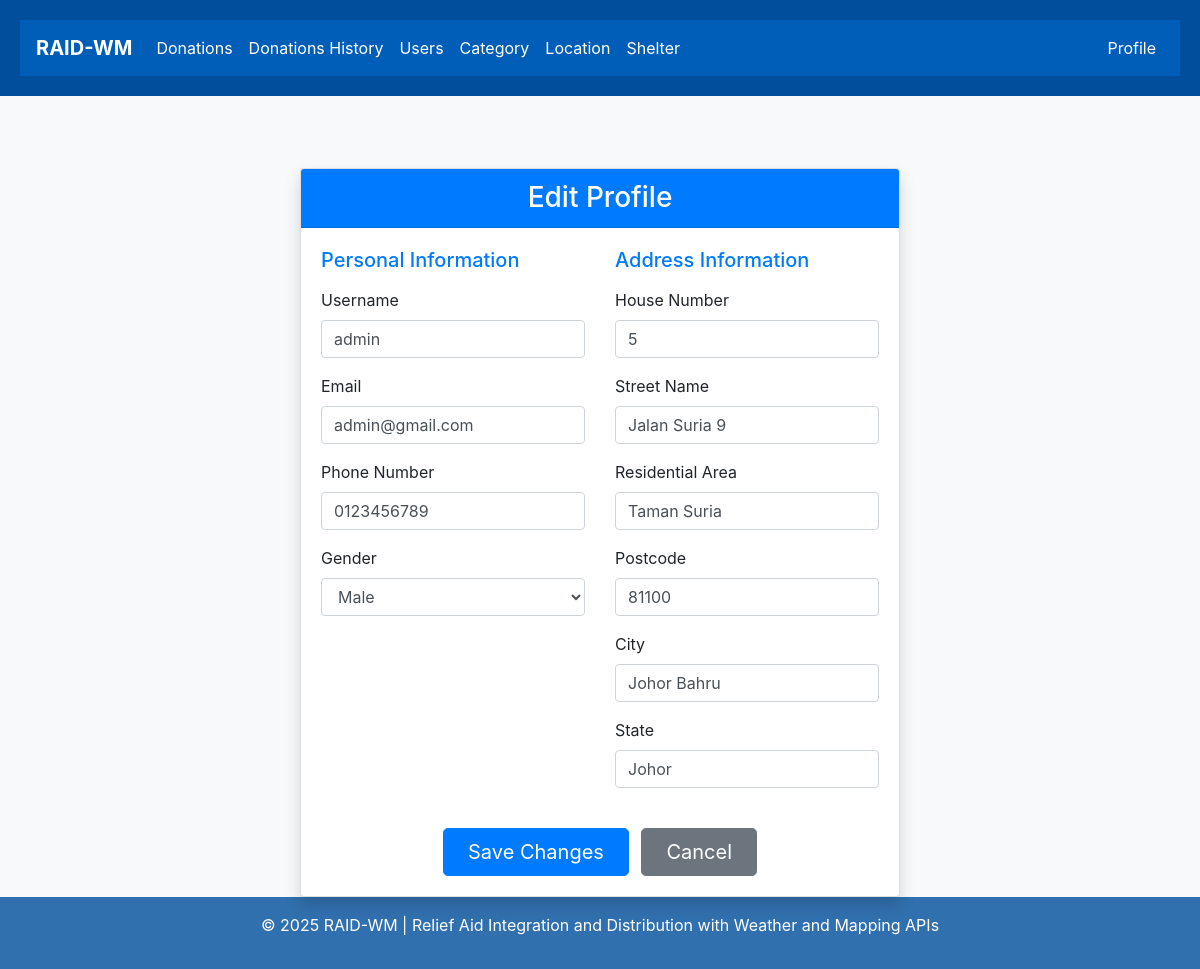
The page /profile/edit/ (signed in) on the database as committed earlier.
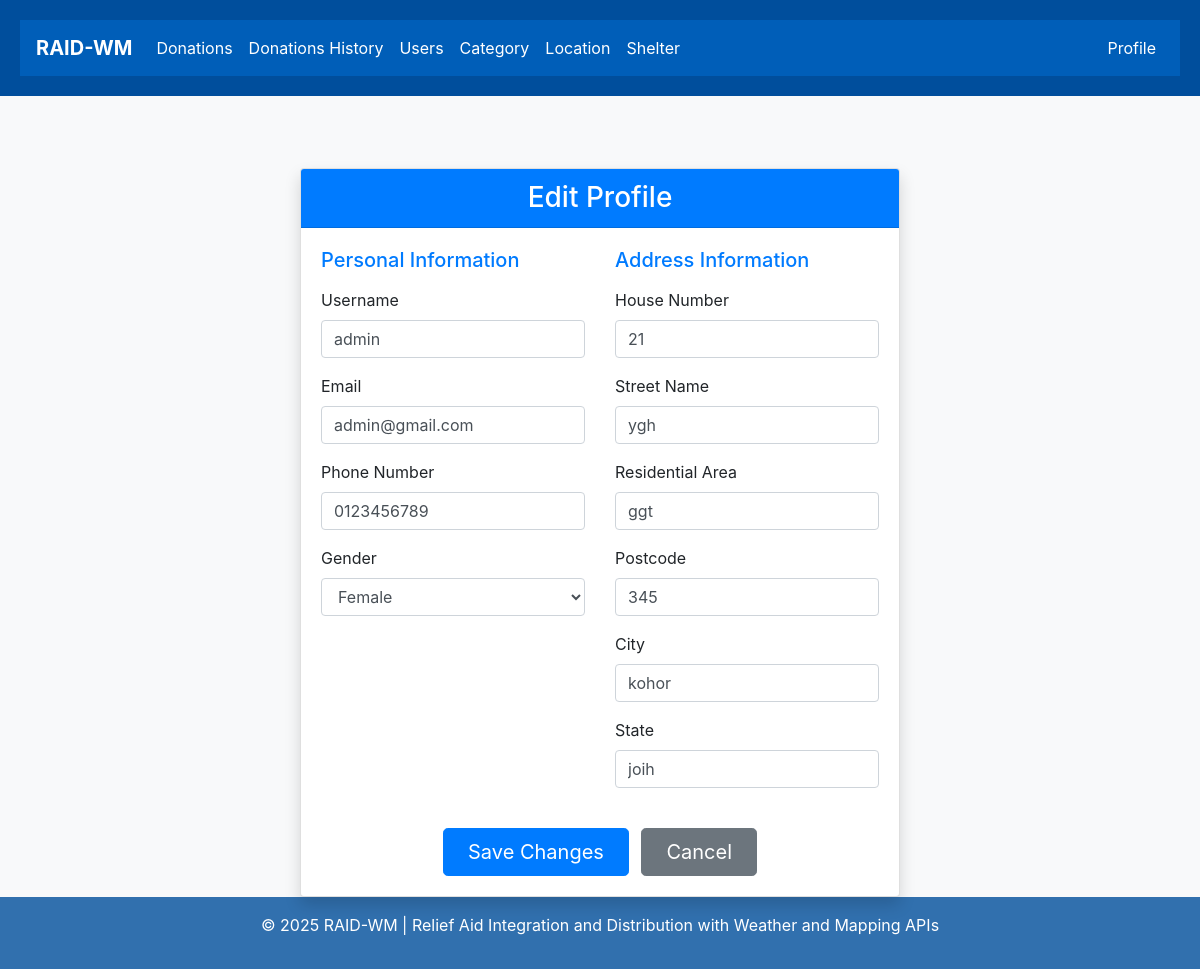
The same page on the database as committed later.
### members/models.py (models this page shows, shortened)
class CustomUser(AbstractUser):
    house_number = models.CharField(max_length=20, blank=True, null=True)
    street_name = models.CharField(max_length=100, blank=True, null=True)
    residential_area = models.CharField(max_length=100, blank=True, null=True)
    postcode = models.CharField(max_length=10, blank=True, null=True)
    city = models.CharField(max_length=100, blank=True, null=True)
    state = models.CharField(max_length=100, blank=True, null=True)
    phone_number = models.CharField(max_length=20, blank=True)
    gender = models.CharField(max_length=10, choices=[('M', 'Male'), ('F', 'Female')], blank=True)
    is_employee = models.BooleanField(default=False)
    email = models.EmailField(unique=True)

### members/views.py (the view)
# urls.py: path('profile/edit/', views.edit_profile_view, name='edit_profile'),
@login_required
def edit_profile_view(request):
    if request.method == 'POST':
        form = UserEditForm(request.POST, request.FILES, instance=request.user)
        if form.is_valid():
            form.save()
            return redirect('profile')
    else:
        form = UserEditForm(instance=request.user)
    return render(request, 'user/edit_profile.html', {'form': form})

### members/forms.py
class UserEditForm(forms.ModelForm):
    class Meta:
        model = CustomUser
        fields = ['username', 'email', 'phone_number', 'gender', 'house_number', 'street_name', 'residential_area', 'postcode', 'city', 'state']
        labels = {
            'username': 'Username',
            'email': 'Email',
            'phone_number': 'Phone Number',
            'gender': 'Gender',
            'house_number': 'House Number',
            'street_name': 'Street Name',
            'residential_area': 'Residential Area',
            'postcode': 'Postcode',
            'city': 'City',
            'state': 'State',
        }

### members/templates/user/edit_profile.html (shortened to what this page needs)
{% extends "master.html" %}
{% block content %}
<div class="container mt-5">
  <div class="card mx-auto shadow" style="max-width: 600px;">
    <div class="card-header bg-primary text-white">
      <h3 class="card-title text-center mb-0">Edit Profile</h3>
    </div>
    <div class="card-body">
      <form method="post" enctype="multipart/form-data">
        <div class="row">
          <div class="col-md-6">
            <h5 class="text-primary mb-3">Personal Information</h5>
            <div class="form-group">
              <label for="username">Username</label>
              <input type="text" class="form-control" id="username" name="username" value="{{ user.username }}" required>
            </div>
            <div class="form-group">
              <label for="email">Email</label>
              <input type="email" class="form-control" id="email" name="email" value="{{ user.email }}" required>
            </div>
            <div class="form-group">
              <label for="phone_number">Phone Number</label>
              <input type="tel" class="form-control" id="phone_number" name="phone_number" value="{{ user.phone_number|default:'' }}">
            </div>
            <div class="form-group">
              <label for="gender">Gender</label>
              <select class="form-control" id="gender" name="gender">
                <option value="M" {% if user.gender == 'M' %}selected{% endif %}>Male</option>
                <option value="F" {% if user.gender == 'F' %}selected{% endif %}>Female</option>
              </select>
            </div>
          </div>
          <div class="col-md-6">
            <h5 class="text-primary mb-3">Address Information</h5>
            <div class="form-group">
              <label for="house_number">House Number</label>
              <input type="text" class="form-control" id="house_number" name="house_number" value="{{ user.house_number|default:'' }}">
            </div>
            <div class="form-group">
              <label for="street_name">Street Name</label>
              <input type="text" class="form-control" id="street_name" name="street_name" value="{{ user.street_name|default:'' }}">
            </div>
            <div class="form-group">
              <label for="residential_area">Residential Area</label>
              <input type="text" class="form-control" id="residential_area" name="residential_area" value="{{ user.residential_area|default:'' }}">
            </div>
            <div class="form-group">
              <label for="postcode">Postcode</label>
              <input type="text" class="form-control" id="postcode" name="postcode" value="{{ user.postcode|default:'' }}">
            </div>
            <div class="form-group">
              <label for="city">City</label>
              <input type="text" class="form-control" id="city" name="city" value="{{ user.city|default:'' }}">
            </div>
            <div class="form-group">
              <label for="state">State</label>
              <input type="text" class="form-control" id="state" name="state" value="{{ user.state|default:'' }}">
            </div>
          </div>
        </div>
        <div class="text-center mt-4">
          <button type="submit" class="btn btn-primary btn-lg px-4">Save Changes</button>
          <a href="{% url 'profile' %}" class="btn btn-secondary btn-lg px-4 ml-2">Cancel</a>
        </div>
      </form>
    </div>
  </div>
</div>
{% endblock %}

Rows that differ between the two databases and show on the page:
changed CustomUser "admin": gender "Male" → "Female"; house_number "5" → "21"; street_name "Jalan Suria 9" → "ygh"; residential_area "Taman Suria" → "ggt"; postcode "81100" → "345"; city "Johor Bahru" → "kohor"; state "Johor" → "joih"
